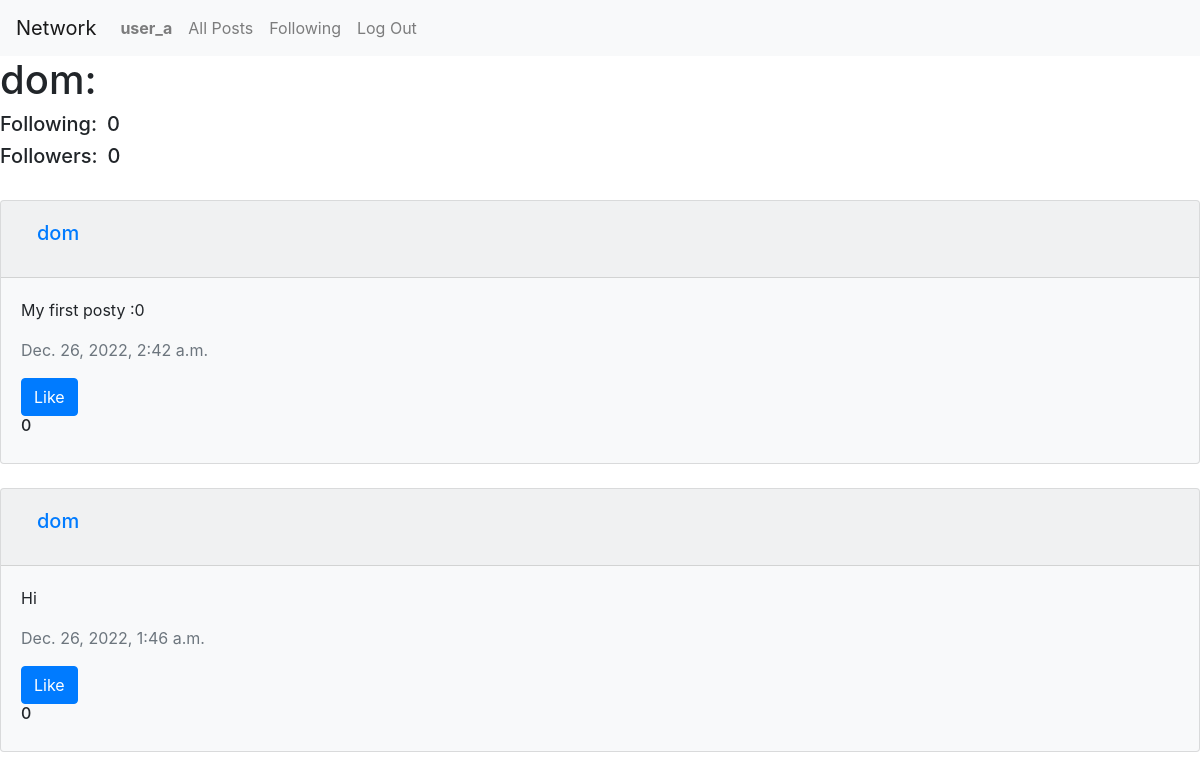
Screenshot of /network/2 (signed in) with the database file from the repository.
### network/models.py (models this page shows, shortened)
class User(AbstractUser):
    followers = models.PositiveIntegerField(default=0)
    following = models.PositiveIntegerField(default=0)

class Post(models.Model):
    content = models.CharField(max_length=140)
    user = models.ForeignKey(
        User, on_delete=models.CASCADE, related_name="author")
    date = models.DateTimeField(auto_now_add=True)
    likes = models.IntegerField()

### network/views.py (the view)
# urls.py: path('network/<str:account>', views.profile, name='profile')
def profile(request, account):
    post = Post.objects.filter(user=account).order_by('-date')
    profile = User.objects.filter(id=account)[0]
    return render(request, 'network/profile.html', {
        'post': post,
        'profile': profile
    })

### network/templates/network/profile.html (shortened to what this page needs)
{% extends "network/layout.html" %}
{% block body %}
{% if user.is_authenticated %}
<h1 style="display: flex; align-items: center;">
  {{ profile.username }}:
</h1>
<div style="display: flex; align-items: center;">
  <h5 style="margin-right: 10px;">Following:</h5>
  <h5>{{ profile.following }}</h5>
</div>
<div style="display: flex; align-items: center;">
  <h5 style="margin-right: 10px;">Followers:</h5>
  <h5>{{ profile.followers }}</h5>
</div>
{% for posts in post %}
      <div class="card my-4 bg-light">
        <div class="card-header">
            <a class="nav-link" href="{% url 'profile' posts.user.id %}">
            <h5 class="card-title">{{ posts.user }}</h5>
            </a>
          </div>
        <div class="card-body">
          <p class="card-text">{{ posts.content }}</p>
          <p class="card-text text-secondary">{{ posts.date }}</p>
          <div>
          <button class="btn btn-primary" > Like</button>
          <br>
          <h6 id="count">{{ posts.likes }}</h6>
          </div>
        </div>
      </div>
    {% endfor %}
{% endif %}
{% endblock %}

### network/templates/network/layout.html (shortened to what this page needs)
{% load static %}
<!DOCTYPE html>
<html lang="en">
    <head>
        <link rel="stylesheet" href="https://stackpath.bootstrapcdn.com/bootstrap/4.4.1/css/bootstrap.min.css">
        <link href="{% static 'network/styles.css' %}" rel="stylesheet">
    </head>
    <body>
        <nav class="navbar navbar-expand-lg navbar-light bg-light">
            <a class="navbar-brand" href="{% url 'index' %}">Network</a>
            <div>
              <ul class="navbar-nav mr-auto">
                {% if user.is_authenticated %}
                    <li class="nav-item">
                        <a class="nav-link" href="{% url 'profile' user.id %}"><strong>{{ user.username }}</strong></a>
                    </li>
                {% endif %}
                <li class="nav-item">
                  <a class="nav-link" href="{% url 'all_post' %}">All Posts</a>
                </li>
                {% if user.is_authenticated %}
                    <li class="nav-item">
                        <a class="nav-link" href="#">Following</a>
                    </li>
                    <li class="nav-item">
                        <a class="nav-link" href="{% url 'logout' %}">Log Out</a>
                    </li>
                {% endif %}
              </ul>
            </div>
          </nav>
        <div class="body">
            {% block body %}
            {% endblock %}
        </div>
    </body>
</html>

### rows the page displays
User: username "user_a"
User: username "dom", following "0", followers "0"
Post: user "dom", content "My first posty :0", date "Dec. 26, 2022, 2:42 a.m.", likes "0"
Post: user "dom", content "Hi", date "Dec. 26, 2022, 1:46 a.m.", likes "0"
